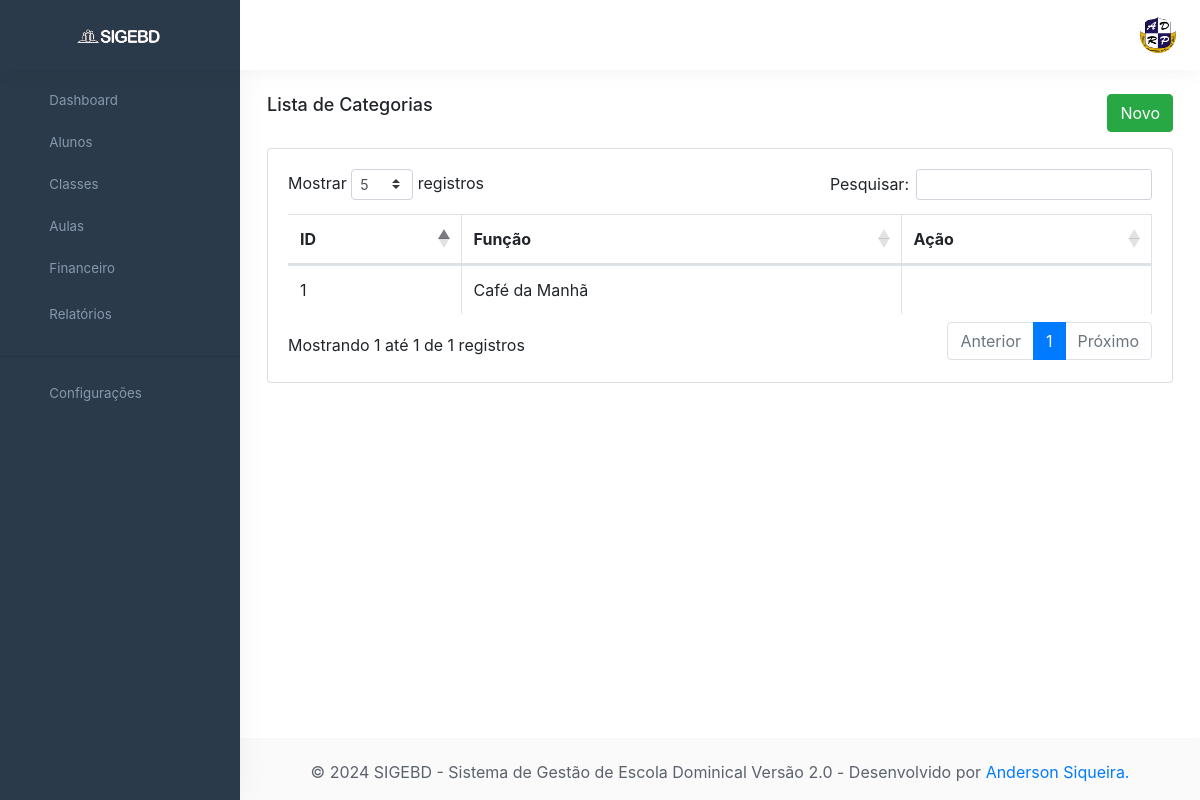
The page /Categoria on the database as committed earlier.
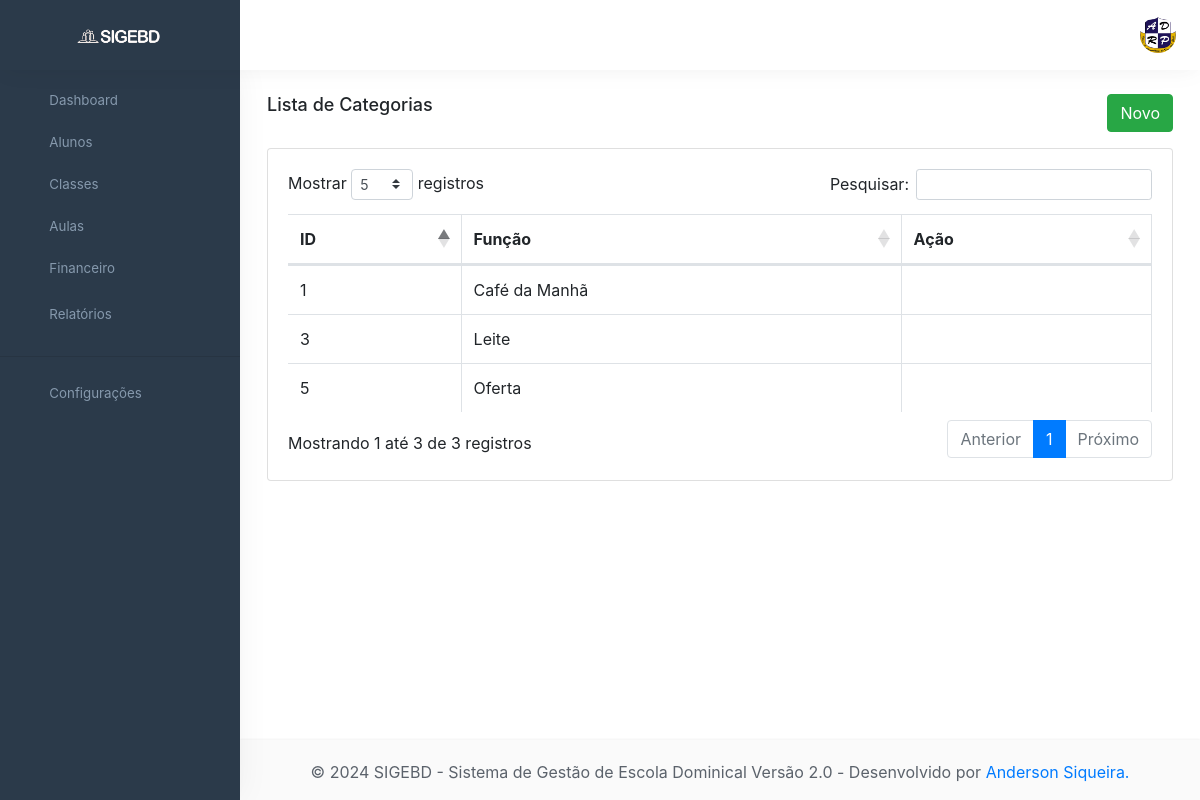
The same page on the database as committed later.
### tables this page shows
CREATE TABLE `categoria` (
  `id_categoria` int(11) NOT NULL,
  `categoria` varchar(100) NOT NULL,
  `data_cad` date DEFAULT NULL COMMENT 'Data do cadastro',
  `dtahralteracao` datetime DEFAULT NULL COMMENT 'Data da ultima alteração',
  `usualteracao` int(11) DEFAULT NULL
);

### app/core/Controller.php (called while the page is built, shortened)
<?php
class Controller{
     public function load($viewName, $viewData=array()){
       extract($viewData);
       include "app/views/" . $viewName .".php";
   }
}

### app/controllers/CategoriaController.php (called while the page is built, shortened)
<?php
class CategoriaController extends Controller{
    public function index(){
        $dados["lista"] = Service::lista("categoria");
        $dados["view"]  = "Categoria/Index";
        $this->load("template", $dados);
    }
 }
?>

### app/core/Core.php (called while the page is built, shortened)
<?php
class Core{
    private $controller;
    private $metodo;
    private $parametros = array();
    public function run(){
       try {
           $c = new $controllerCorrente;
           call_user_func_array(array($c, $this->getMetodo()), $this->getParametros());
       } catch (ArgumentCountError $e) {
           throw new Exception("Erro na linha: " . $e->getLine() ." do arquivo " . $e->getFile() ." <br> O número de argumentos passados não corresponde ao esperado <br><br>" );
       }
    }
    public function verificaUri(){
        $url = filter_input(INPUT_GET, 'request');
        if($url!=""){
            $url = explode('/', $url);
            $this->controller = ucfirst($url[0]) ."Controller";
            array_shift($url);
            if(isset($url[0])){
                $this->metodo = $url[0];
                array_shift($url);
            }else{
                $this->metodo = METODO_PADRAO;
            }
        }else{
            $this->controller = ucfirst(CONTROLLER_PADRAO) ."Controller";
            $this->metodo = METODO_PADRAO;
        }
    }
    public function getMetodo() {
        if(method_exists(NAMESPACE_CONTROLLER .$this->controller, $this->metodo)){
            return $this->metodo;
        }else{
            throw new Exception("Método não encontrado",500);
        }
    }
    public function getParametros() {
        return $this->parametros;
    }
}

### app/core/Model.php (called while the page is built, shortened)
<?php
abstract class Model{
    protected $tabela;
    public function __construct() {
        $this->db = Conexao::getConexao();
    }
    function all($conn, $tabela =null){
        $tabela = ($tabela) ? $tabela: $this->tabela;
        try {
            $sql = "SELECT * FROM ". $tabela;
            $stmt = $conn->query($sql);
            return $stmt->fetchAll(\PDO::FETCH_OBJ);
        }catch (\PDOException $e){
            throw new \Exception($e->getMessage());
        }
    }
}

### app/models/dao/Dao.php (called while the page is built, shortened)
<?php
class Dao extends Model{
    public function lista($tabela){
        return  $this->all($this->db, $tabela);
    }
}

### app/models/service/Service.php (called while the page is built, shortened)
<?php
class Service{
    public static function lista($tabela){
        $dao = new Dao();
        return $dao->lista($tabela);
    }
}

### app/core/Conexao.php (called while the page is built, shortened)
<?php
class Conexao{
    private static $conexao = null;
    public static function getConexao(){
        try{
            if(!self::$conexao){
                self::$conexao = new \PDO("mysql:dbname=".BANCO.";host=".SERVIDOR,USUARIO,SENHA);
                self::$conexao->setAttribute(\PDO::ATTR_ERRMODE, \PDO::ERRMODE_EXCEPTION);
                self::$conexao->exec("SET NAMES " . CHARSET);
            }
            return self::$conexao;
        }catch (PDOException $e){
            throw new Exception("Erro ao tentar conectar com o banco");
        }
    }
}

### app/views/Categoria/Index.php (the view, shortened to what this page needs)
<div class="row">
    <div class="col-sm-6">
        <div class="page-title-box">
            <h4>Lista de Categorias</h4>
        </div>
    </div>
    <div class="col-sm-6">
        <div class="state-information d-none d-sm-block">
            <div class="state-graph">
                <a href="<?php echo URL_BASE . "categoria/Create" ?>" class="btn btn-success" role="button"
                    aria-pressed="true">
                    Novo</a>
            </div>
        </div>
    </div>
</div>
<div class="row">
    <div class="col-12">
        <div class="card">
            <div class="card-body">
                <table id="datatable" class="table table-bordered dt-responsive nowrap"
                    style="border-collapse: collapse; border-spacing: 0; width: 100%;">
                    <thead>
                        <tr>
                            <th>ID</th>
                            <th>Função</th>
                            <th>Ação</th>
                        </tr>
                    </thead>
                    <tbody>
                        <?php foreach ($lista as $c) { ?>
                        <tr>
                            <td><?php echo $c->id_categoria ?></td>
                            <td><?php echo $c->categoria ?></td>
                            <td>
                            </td>
                        </tr>
                        <?php } ?>
                    </tbody>
                </table>
            </div>
        </div>
    </div>
</div>

Rows that differ between the two databases and show on the page:
added categoria: id_categoria "3", categoria "Leite"
added categoria: id_categoria "5", categoria "Oferta"
Other text that changed with them:
text written by a page script: "Mostrar registros Pesquisar: Mostrando 1 até 1 de 1 registros Anterior 1 Próximo" → "Mostrar registros Pesquisar: Mostrando 1 até 3 de 3 registros Anterior 1 Próximo"
